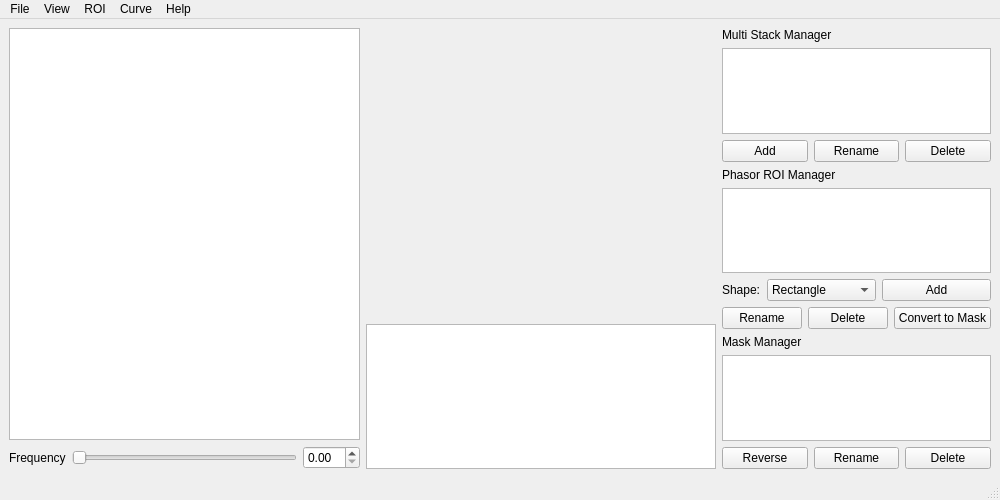
<?xml version="1.0" encoding="UTF-8"?>
<ui version="4.0">
 <class>PhasorWindow</class>
 <widget class="QMainWindow" name="PhasorWindow">
  <property name="geometry">
   <rect>
    <x>0</x>
    <y>0</y>
    <width>1000</width>
    <height>500</height>
   </rect>
  </property>
  <property name="windowTitle">
   <string>Phasor Window</string>
  </property>
  <widget class="QWidget" name="centralwidget">
   <layout class="QHBoxLayout" name="horizontalLayout_6" stretch="2,2,1">
    <item>
     <layout class="QVBoxLayout" name="verticalLayout">
      <item>
       <widget class="ScrollableGraphicsView" name="phasorGraphicsView">
        <property name="verticalScrollBarPolicy">
         <enum>Qt::ScrollBarPolicy::ScrollBarAlwaysOff</enum>
        </property>
        <property name="horizontalScrollBarPolicy">
         <enum>Qt::ScrollBarPolicy::ScrollBarAlwaysOff</enum>
        </property>
       </widget>
      </item>
      <item>
       <layout class="QHBoxLayout" name="horizontalLayout">
        <item>
         <widget class="QLabel" name="Frequency">
          <property name="text">
           <string>Frequency</string>
          </property>
         </widget>
        </item>
        <item>
         <widget class="QSlider" name="freqSlider">
          <property name="orientation">
           <enum>Qt::Orientation::Horizontal</enum>
          </property>
         </widget>
        </item>
        <item>
         <widget class="QDoubleSpinBox" name="freqSpinBox">
          <property name="minimum">
           <double>0.000000000000000</double>
          </property>
         </widget>
        </item>
       </layout>
      </item>
     </layout>
    </item>
    <item>
     <layout class="QVBoxLayout" name="verticalLayout_3" stretch="2,1">
      <item>
       <widget class="MatplotlibFigureCanvas" name="plotCanvas" native="true">
        <property name="sizePolicy">
         <sizepolicy hsizetype="Preferred" vsizetype="Preferred">
          <horstretch>0</horstretch>
          <verstretch>0</verstretch>
         </sizepolicy>
        </property>
       </widget>
      </item>
      <item>
       <widget class="QGraphicsView" name="ppsGraphicsView">
        <property name="sizePolicy">
         <sizepolicy hsizetype="Expanding" vsizetype="Expanding">
          <horstretch>0</horstretch>
          <verstretch>0</verstretch>
         </sizepolicy>
        </property>
       </widget>
      </item>
     </layout>
    </item>
    <item>
     <layout class="QVBoxLayout" name="verticalLayout_2">
      <item>
       <widget class="QLabel" name="stackMgrLabel">
        <property name="text">
         <string>Multi Stack Manager</string>
        </property>
       </widget>
      </item>
      <item>
       <widget class="QListWidget" name="stackListWidget">
        <property name="dragEnabled">
         <bool>true</bool>
        </property>
        <property name="dragDropMode">
         <enum>QAbstractItemView::DragDropMode::InternalMove</enum>
        </property>
        <property name="defaultDropAction">
         <enum>Qt::DropAction::MoveAction</enum>
        </property>
       </widget>
      </item>
      <item>
       <layout class="QHBoxLayout" name="horizontalLayout_2">
        <item>
         <widget class="QPushButton" name="stackAddButton">
          <property name="text">
           <string>Add</string>
          </property>
         </widget>
        </item>
        <item>
         <widget class="QPushButton" name="stackRenameButton">
          <property name="text">
           <string>Rename</string>
          </property>
         </widget>
        </item>
        <item>
         <widget class="QPushButton" name="stackDeleteButton">
          <property name="text">
           <string>Delete</string>
          </property>
         </widget>
        </item>
       </layout>
      </item>
      <item>
       <widget class="QLabel" name="phasorRoiMgrLabel">
        <property name="text">
         <string>Phasor ROI Manager</string>
        </property>
       </widget>
      </item>
      <item>
       <widget class="QListWidget" name="phasorRoiListWidget"/>
      </item>
      <item>
       <layout class="QHBoxLayout" name="horizontalLayout_3">
        <item>
         <widget class="QLabel" name="phasorRoiShapeLabel">
          <property name="sizePolicy">
           <sizepolicy hsizetype="Fixed" vsizetype="Preferred">
            <horstretch>0</horstretch>
            <verstretch>0</verstretch>
           </sizepolicy>
          </property>
          <property name="text">
           <string>Shape:</string>
          </property>
         </widget>
        </item>
        <item>
         <widget class="QComboBox" name="phasorRoiShapeComboBox">
          <item>
           <property name="text">
            <string>Rectangle</string>
           </property>
          </item>
          <item>
           <property name="text">
            <string>Circle</string>
           </property>
          </item>
          <item>
           <property name="text">
            <string>Ellipse</string>
           </property>
          </item>
          <item>
           <property name="text">
            <string>Polygon</string>
           </property>
          </item>
         </widget>
        </item>
        <item>
         <widget class="QPushButton" name="phasorRoiAddButton">
          <property name="text">
           <string>Add</string>
          </property>
         </widget>
        </item>
       </layout>
      </item>
      <item>
       <layout class="QHBoxLayout" name="horizontalLayout_4">
        <item>
         <widget class="QPushButton" name="phasorRoiRenameButton">
          <property name="text">
           <string>Rename</string>
          </property>
         </widget>
        </item>
        <item>
         <widget class="QPushButton" name="phasorRoiDeleteButton">
          <property name="text">
           <string>Delete</string>
          </property>
         </widget>
        </item>
        <item>
         <widget class="QPushButton" name="phasorRoiConvertToMaskButton">
          <property name="text">
           <string>Convert to Mask</string>
          </property>
         </widget>
        </item>
       </layout>
      </item>
      <item>
       <widget class="QLabel" name="maskMgrLabel">
        <property name="text">
         <string>Mask Manager</string>
        </property>
       </widget>
      </item>
      <item>
       <widget class="QListWidget" name="maskListWidget"/>
      </item>
      <item>
       <layout class="QHBoxLayout" name="horizontalLayout_5">
        <item>
         <widget class="QPushButton" name="maskReverseButton">
          <property name="text">
           <string>Reverse</string>
          </property>
         </widget>
        </item>
        <item>
         <widget class="QPushButton" name="maskRenameButton">
          <property name="text">
           <string>Rename</string>
          </property>
         </widget>
        </item>
        <item>
         <widget class="QPushButton" name="maskDeleteButton">
          <property name="text">
           <string>Delete</string>
          </property>
         </widget>
        </item>
       </layout>
      </item>
     </layout>
    </item>
   </layout>
  </widget>
  <widget class="QStatusBar" name="statusbar"/>
  <widget class="QMenuBar" name="menubar">
   <property name="geometry">
    <rect>
     <x>0</x>
     <y>0</y>
     <width>1000</width>
     <height>33</height>
    </rect>
   </property>
   <widget class="QMenu" name="menuFile">
    <property name="title">
     <string>File</string>
    </property>
    <addaction name="actionOpenStack"/>
    <addaction name="separator"/>
    <addaction name="actionSaveStackTIFF"/>
    <addaction name="actionSaveStackPickle"/>
    <addaction name="separator"/>
    <addaction name="actionClearAllStacks"/>
   </widget>
   <widget class="QMenu" name="menuExport">
    <property name="title">
     <string>Help</string>
    </property>
    <addaction name="actionAbout"/>
   </widget>
   <widget class="QMenu" name="menuView">
    <property name="title">
     <string>View</string>
    </property>
    <addaction name="actionPhasorBin"/>
    <addaction name="actionPhasorAlphaRange"/>
    <addaction name="separator"/>
    <addaction name="actionSavePhasorView"/>
    <addaction name="actionSaveHistogramView"/>
    <addaction name="actionSaveView"/>
   </widget>
   <widget class="QMenu" name="menuCurve">
    <property name="title">
     <string>Curve</string>
    </property>
    <addaction name="actionNormalizeCurve"/>
    <addaction name="actionNormalizeOption"/>
    <addaction name="actionCurveFit"/>
    <addaction name="separator"/>
    <addaction name="actionViewCurve"/>
    <addaction name="actionExportCurve"/>
   </widget>
   <widget class="QMenu" name="menuROI">
    <property name="title">
     <string>ROI</string>
    </property>
    <addaction name="actionImportROI"/>
    <addaction name="actionExportSelectedROI"/>
    <addaction name="actionExportROI"/>
    <addaction name="separator"/>
    <addaction name="actionEditROI"/>
   </widget>
   <addaction name="menuFile"/>
   <addaction name="menuView"/>
   <addaction name="menuROI"/>
   <addaction name="menuCurve"/>
   <addaction name="menuExport"/>
  </widget>
  <action name="actionOpenStack">
   <property name="text">
    <string>Open Stack</string>
   </property>
  </action>
  <action name="actionNormalizeCurve">
   <property name="checkable">
    <bool>true</bool>
   </property>
   <property name="text">
    <string>Normalize Curve</string>
   </property>
  </action>
  <action name="actionAbout">
   <property name="text">
    <string>About</string>
   </property>
  </action>
  <action name="actionSaveView">
   <property name="text">
    <string>Save View...</string>
   </property>
  </action>
  <action name="actionSavePhasorView">
   <property name="text">
    <string>Save Phasor View...</string>
   </property>
  </action>
  <action name="actionViewCurve">
   <property name="text">
    <string>View Curve...</string>
   </property>
  </action>
  <action name="actionExportCurve">
   <property name="text">
    <string>Export Curve...</string>
   </property>
  </action>
  <action name="actionEditROI">
   <property name="text">
    <string>Edit ROI...</string>
   </property>
  </action>
  <action name="actionCurveFit">
   <property name="text">
    <string>Curve Fit...</string>
   </property>
  </action>
  <action name="actionImportROI">
   <property name="text">
    <string>Import ROI...</string>
   </property>
  </action>
  <action name="actionExportROI">
   <property name="text">
    <string>Export ROI...</string>
   </property>
  </action>
  <action name="actionExportSelectedROI">
   <property name="text">
    <string>Export Selected ROI...</string>
   </property>
  </action>
  <action name="actionPhasorBin">
   <property name="text">
    <string>Phasor Bin...</string>
   </property>
  </action>
  <action name="actionPhasorAlphaRange">
   <property name="text">
    <string>Phasor Alpha Range...</string>
   </property>
  </action>
  <action name="actionSaveStackTIFF">
   <property name="text">
    <string>Save Stack as TIFF</string>
   </property>
  </action>
  <action name="actionSaveStackPickle">
   <property name="text">
    <string>Save Stack as Pickle</string>
   </property>
  </action>
  <action name="actionClearAllStacks">
   <property name="text">
    <string>Clear All Stacks</string>
   </property>
  </action>
  <action name="actionSaveHistogramView">
   <property name="text">
    <string>Save Histogram View...</string>
   </property>
  </action>
  <action name="actionNormalizeOption">
   <property name="text">
    <string>Normalize Option</string>
   </property>
  </action>
 </widget>
 <customwidgets>
  <customwidget>
   <class>MatplotlibFigureCanvas</class>
   <extends>QWidget</extends>
   <header>puprisa.ui.widgets.mpl_canvas</header>
   <container>1</container>
  </customwidget>
  <customwidget>
   <class>ScrollableGraphicsView</class>
   <extends>QGraphicsView</extends>
   <header>puprisa.ui.widgets.scrollable_graphics_view</header>
  </customwidget>
 </customwidgets>
 <resources/>
 <connections/>
</ui>
